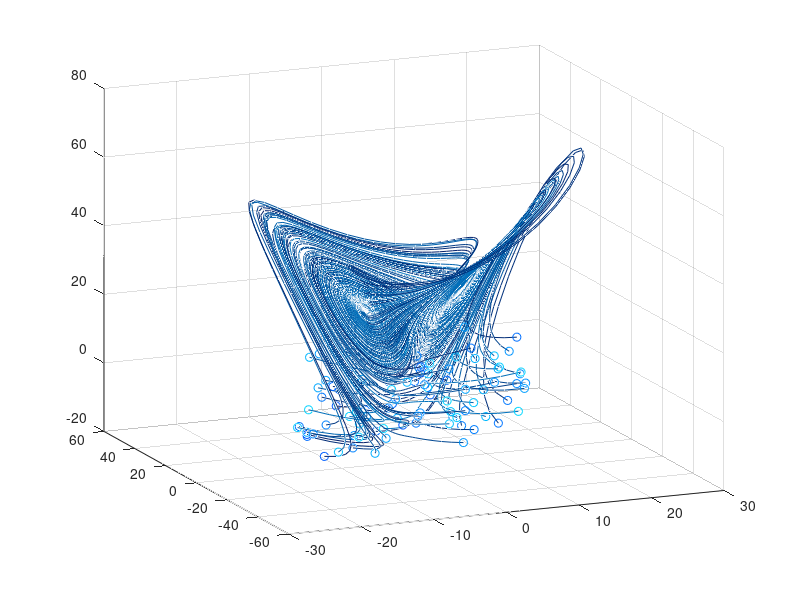

Recreate this plot in MATLAB. (Note: this script raises an error after producing the figure.)
clear all, close all, clc

%simulate Lorenz system
dt=0.01; T=8; t=0:dt:T;
b=8/3; sig=10; r=28;

Lorenz = @(t,x)([ sig * (x(2) - x(1))       ;...
                  r * x(1)-x(1)*x(3) - x(2) ;...
                  x(1) * x(2) - b*x(3)      ]);

ode_options = odeset('RelTol',1e-10,'AbsTol',1e-11);

input=[]; output=[];
for j=1:100     %training trajectories
    x0=30*(rand(3,1)-0.5);
    [t,y] = ode45(Lorenz,t,x0);
    input=[input; y(1:end-1,:)];
    output=[output; y(2:end,:)];
    plot3(y(:,1),y(:,2),y(:,3), 'Color', [0 (0.447-j/300) (0.741-j/300)]),hold on
    plot3(x0(1),x0(2),x0(3),'ro','Color',[0 (0.85-j/200) 1])
end

grid on, view(-23,18)

%% 
net = feedforwardnet([10 10 10]);
net.layers{1}.transferFcn = 'logsig';
net.layers{2}.transferFcn = 'radbas';
net.layers{3}.transferFcn = 'purelin';
net = train(net,input.',output.');

%%

for m = 1:1%0
    x0=30*(rand(3,1)-0.5);%[0.592547396312769;12.933728823930911;-10.768137475687244]
    [t,y] = ode45(Lorenz,t,x0);
    
    ynn(:,1) = x0;
    for k = 2:(length(t))
        ynn(:,k) = net(ynn(:,k-1));
    end
    
    %figure(2)
%        plot3(y(:,1),y(:,2),y(:,3)); hold on
%        plot3(ynn(1,:),ynn(2,:),ynn(3,:));
%        plot3(x0(1),x0(2),x0(3),'ro')
    
    for k = 1:length(ynn)
        figure(2)
        plot3(y(1:k,1),y(1:k,2),y(1:k,3)); hold on
        plot3(ynn(1,1:k),ynn(2,1:k),ynn(3,1:k));
        plot3(x0(1),x0(2),x0(3),'ro'); 
        plot3(y(k,1),y(k,2),y(k,3),'.','Color','#0072BD');
        plot3(ynn(1,k),ynn(2,k),ynn(3,k),'.','Color','#D95319');hold off
        pause(0.01)
    end
    
    
    figure(3)
    subplot(2,2,1), plot(t(1:end),y(1:end,1)), hold on, plot(t(1:end),ynn(1,:)')
    subplot(2,2,2), plot(t(1:end),y(1:end,2)), hold on, plot(t(1:end),ynn(2,:)')
    subplot(2,2,3), plot(t(1:end),y(1:end,3)), hold on, plot(t(1:end),ynn(3,:)')
    subplot(2,2,4), plot(t(1:end),y(1:end,1)-ynn(1,:)'), hold off
end